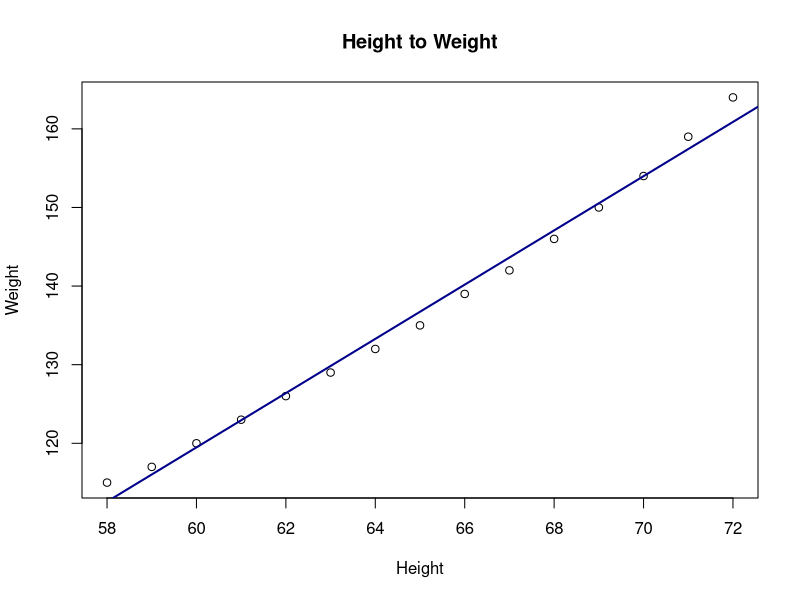
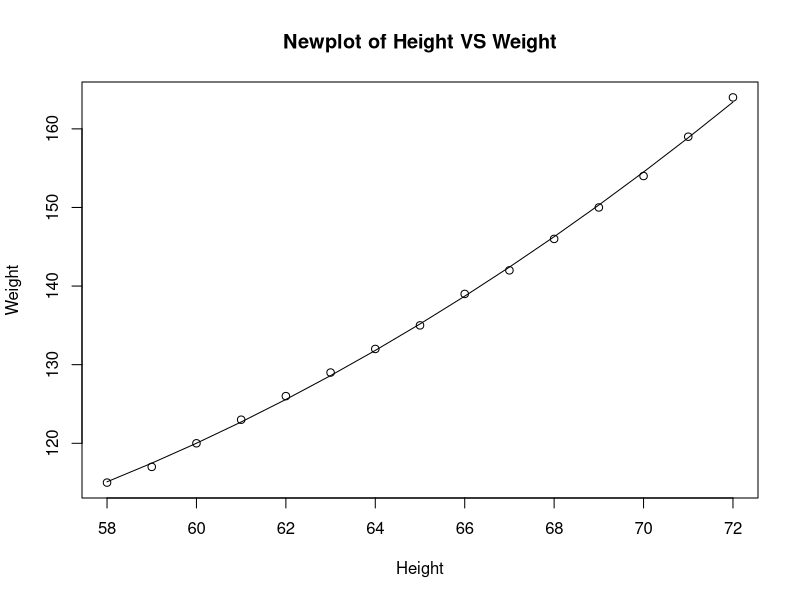

The R script that drew these images, in order:
fit <- lm(weight ~ height, data = women)
summary(fit)
AIC(fit)
plot(women$height, women$weight,
     main = "Height to Weight",
     xlab = "Height",
     ylab = "Weight")
abline(fit, col = "Darkblue", lwd = 2)
#?????????????????????????????????,??????????????????????????????????????????,????????????????????????????????????

fit2 <- lm(weight ~ height + I(height^2), data = women)
summary(fit2)
AIC(fit2)
plot(women$height, women$weight,
     main = "Newplot of Height VS Weight",
     xlab = "Height",
     ylab = "Weight")
lines(women$height,fitted(fit2))
#??????????????????????????????????????????,??????ACI?????????????????????????????????,???R^2???P?????????
#??????????????????????????????